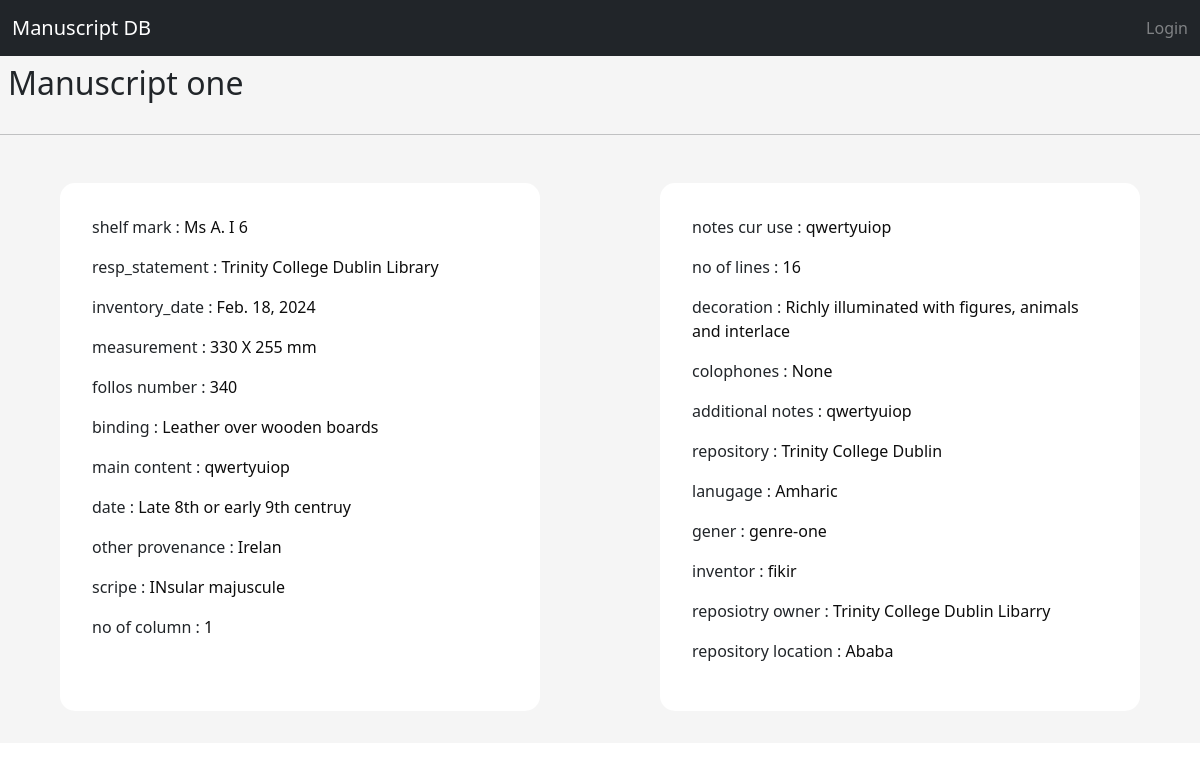
/detail/1, run on the app's committed database.
### main/models.py (models this page shows, shortened)
class Manuscript(models.Model):
    mansucript_name = models.CharField(max_length = 100)
    shelf_mark = models.CharField(max_length=50)
    resp_statement = models.CharField( max_length=50)
    inventory_date = models.DateField(auto_now_add=True)
    measurement =models.CharField(max_length=50)
    follos_number = models.IntegerField()
    binding = models.CharField(max_length=100)
    main_content = models.TextField()
    dating = models.CharField(max_length=50)
    other_provenance = models.CharField(max_length=50,blank=True, null=True)
    scripe = models.CharField(max_length=50,blank=True, null=True)
    no_of_cols = models.IntegerField(blank=True, null=True)
    notes_cur_use = models.TextField(blank=True, null=True)
    no_of_lines = models.IntegerField()
    decoration = models.CharField(max_length=255)
    colophones = models.CharField( max_length=50)
    additional_notes = models.TextField()
    repository = models.ForeignKey(Repository,on_delete = models.PROTECT)
    language = models.ForeignKey(Language, on_delete=models.PROTECT)
    genere = models.ForeignKey(Genre, on_delete=models.PROTECT)
    inventor = models.ForeignKey(Inventor, on_delete=models.PROTECT)
    repositoryOwner = models.ForeignKey(RepositoryOwner,on_delete=models.PROTECT)
    repositoryLocation = models.ForeignKey(RepositoryLocation,on_delete = models.PROTECT)

class Repository(models.Model):
    name = models.CharField(max_length = 255)
    description = models.TextField(blank=True, null=True)
    inventor = models.ForeignKey(Inventor, on_delete=models.PROTECT)
    def __str__(self):
        return self.name

class Language(models.Model):
    name = models.CharField(max_length=100)
    inventor = models.ForeignKey(Inventor, on_delete=models.PROTECT)
    def __str__(self):
        return self.name

class Genre(models.Model):
    name = models.CharField(max_length = 100)
    description = models.TextField(blank=True, null=True)
    inventor = models.ForeignKey(Inventor, on_delete=models.PROTECT)
    def __str__(self):
        return self.name

class Inventor(models.Model):
    user = models.OneToOneField(User, on_delete=models.CASCADE,null=True)
    name = models.CharField(max_length=150)
    address =models.CharField( max_length=50)
    email = models.EmailField( max_length=254)
    def __str__(self):
        return self.name

class RepositoryOwner(models.Model):
    name = models.CharField(max_length = 255)
    inventor = models.ForeignKey(Inventor, on_delete=models.PROTECT)
    def __str__(self):
        return self.name

class RepositoryLocation(models.Model):
    country = models.CharField(max_length=100)
    city = models.CharField(max_length=255)
    inventor = models.ForeignKey(Inventor, on_delete=models.PROTECT)
    def __str__(self):
        return self.city

### main/views.py (the view)
# urls.py: path('detail/<int:pk>',views.detail,name="detail"),
def detail(request,pk):
    inventor = ""
    if request.user.is_authenticated:
        inventor = Inventor.objects.filter(user=request.user).first()
    manuscript = Manuscript.objects.get(id=pk)
    context={"manuscript":manuscript,"inventor":inventor}
    return render (request,'main/detail.html',context)

### main/templates/main/detail.html (shortened to what this page needs)
{% extends "main/base.html" %}
{% load static %}
{% block link %}<link rel="stylesheet" href="{% static "style.css" %}">{% endblock link %}
{% block nav %}{% include "main/navbar.html" %}{% endblock nav %}
{% block content %}
<div class="main-section">
    <h2> {{manuscript.mansucript_name}} </h2>
    <hr/>
    <div class="detail">
        <div class="left-detail">
            <p>shelf mark : <span>{{manuscript.shelf_mark}}</span></p>
            <p>resp_statement : <span>{{manuscript.resp_statement}}</span></p>
            <p>inventory_date : <span>{{manuscript.inventory_date}}</span></p>
            <p>measurement : <span>{{manuscript.measurement}}</span></p>
            <p>follos number : <span>{{manuscript.follos_number}}</span></p>
            <p>binding : <span>{{manuscript.binding}}</span></p>
            <p>main content : <span>{{manuscript.main_content}}</span></p>
            <p>date : <span>{{manuscript.dating}}</span></p>
            <p>other provenance : <span>{{manuscript.other_provenance}}</span></p>
            <p>scripe : <span>{{manuscript.scripe}}</span></p>
            <p>no of column : <span>{{manuscript.no_of_cols}}</span></p>
        </div>
        <div class="right-detail">
            <p>notes cur use : <span>{{manuscript.notes_cur_use}}</span></p>
            <p>no of lines : <span>{{manuscript.no_of_lines}}</span></p>
            <p>decoration : <span>{{manuscript.decoration}}</span></p>
            <p>colophones : <span>{{manuscript.colophones}}</span></p>
            <p>additional notes : <span>{{manuscript.additional_notes}}</span></p>
            <p>repository : <span>{{manuscript.repository}}</span></p>
            <p>lanugage : <span>{{manuscript.language}}</span></p>
            <p>gener : <span>{{manuscript.genere}}</span></p>
            <p>inventor : <span>{{manuscript.inventor}}</span></p>
            <p>reposiotry owner : <span>{{manuscript.repositoryOwner}}</span></p>
            <p>repository location : <span>{{manuscript.repositoryLocation}}</span></p>
        </div>
    </div>
</div>
{% endblock content %}

### main/static/style.css (style rules this page uses)
.main-section h2 { padding: 0.5rem; }
.main-section { display: flex; flex-direction: column; padding-bottom: 2rem; background-color: whitesmoke; }
.detail { display: flex; justify-content: space-around; margin-top: 2rem; }
.left-detail, .right-detail { background-color: white; width: 40%; padding: 2rem; border-radius: 15px; }
.detail >div >p { font-size:medium; font-weight: 500; }
.detail >div >p >span { font-weight: normal; color: rgb(13, 13, 13); }

### data on the page
Manuscript: mansucript_name "Manuscript one", shelf_mark "Ms A. I 6", resp_statement "Trinity College Dublin Library", inventory_date "Feb. 18, 2024", measurement "330 X 255 mm", follos_number "340", binding "Leather over wooden boards", main_content "qwertyuiop", dating "Late 8th or early 9th centruy", other_provenance "Irelan", scripe "INsular majuscule", no_of_cols "1", notes_cur_use "qwertyuiop", no_of_lines "16", decoration "Richly illuminated with figures, animals and interlace", colophones "None", additional_notes "qwertyuiop", repository "Trinity College Dublin", language "Amharic", genere "genre-one", inventor "fikir", repositoryOwner "Trinity College Dublin Libarry", repositoryLocation "Ababa"
